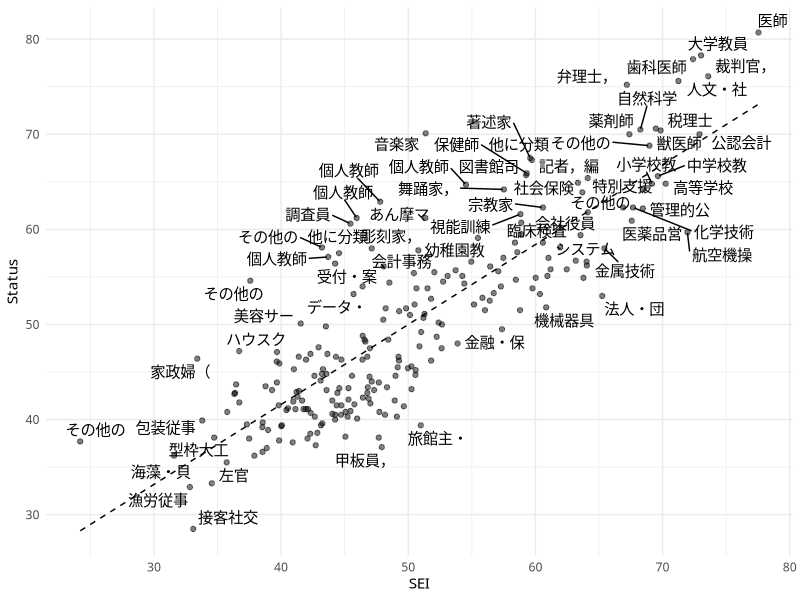

Reproduce this figure in R.
# load packages
library(tidyverse)
library(ggrepel)

# data
d <- read_csv("JESS_232_sei_ssi_v1.0.csv")
japan <- read_csv("Japanese_title_occupation.csv")

# plot
d %>% 
  left_join(japan, by = "occ") %>% 
  drop_na(sei, ssi) %>%
  ggplot(aes(x = sei, y = ssi)) +
  geom_point(alpha = 0.5) +
  geom_text_repel(aes(label = str_sub(jtitle, start = 1, end = 4)),
                  family = "HiraKakuPro-W3",
                  max.overlaps = 12) +
  geom_smooth(
    method = lm,
    se = FALSE,
    color = "black",
    linetype = "dashed",
    size = 0.5,
  ) +
  labs(x = "SEI", y = "Status") + 
  theme_minimal(base_family = "HiraKakuPro-W3")
